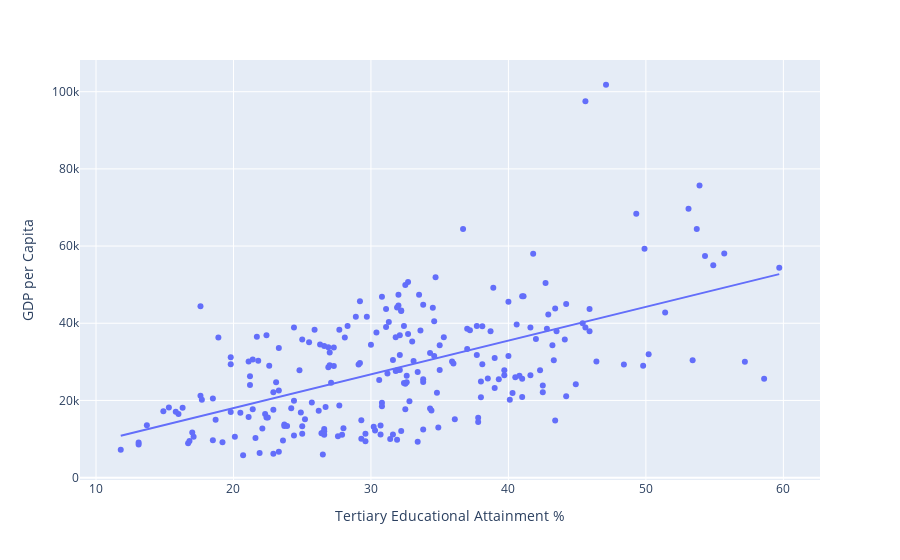

This figure's notebook cell:
### Code cell
df.plot(kind = 'scatter', backend = 'plotly',
        x = 'Tertiary Educational Attainment %', y = 'GDP per Capita',
        trendline = 'ols',
        height = 500)

### Figure 1 — Plotly figure (JSON) as saved in the notebook; plotly's stock layout.template omitted (floating-point values rounded to 4 significant figures; data arrays with more than 128 entries replaced by an {"elided": "..."} marker saying what was removed)
{"data": [{"hovertemplate": "Tertiary Educational Attainment %=%{x}<br>GDP per Capita=%{y}<extra></extra>", "legendgroup": "", "marker": {"color": "#636efa", "symbol": "circle"}, "mode": "markers", "name": "", "orientation": "v", "showlegend": false, "type": "scatter", "x": {"elided": "242 float values"}, "xaxis": "x", "y": {"elided": "242 int values"}, "yaxis": "y"}, {"hovertemplate": "<b>OLS trendline</b><br>GDP per Capita = 874.071 * Tertiary Educational Attainment % + 547.209<br>R<sup>2</sup>=0.314748<br><br>Tertiary Educational Attainment %=%{x}<br>GDP per Capita=%{y} <b>(trend)</b><extra></extra>", "legendgroup": "", "marker": {"color": "#636efa", "symbol": "circle"}, "mode": "lines", "name": "", "showlegend": false, "type": "scatter", "x": {"elided": "238 float values"}, "xaxis": "x", "y": {"elided": "238 float values"}, "yaxis": "y"}], "layout": {"autosize": true, "legend": {"tracegroupgap": 0}, "margin": {"t": 60}, "xaxis": {"anchor": "y", "autorange": true, "domain": [0, 1], "range": [8.765, 62.74], "title": {"text": "Tertiary Educational Attainment %"}, "type": "linear"}, "yaxis": {"anchor": "x", "autorange": true, "domain": [0, 1], "range": [-797.2, 108400.0], "title": {"text": "GDP per Capita"}, "type": "linear"}}}
